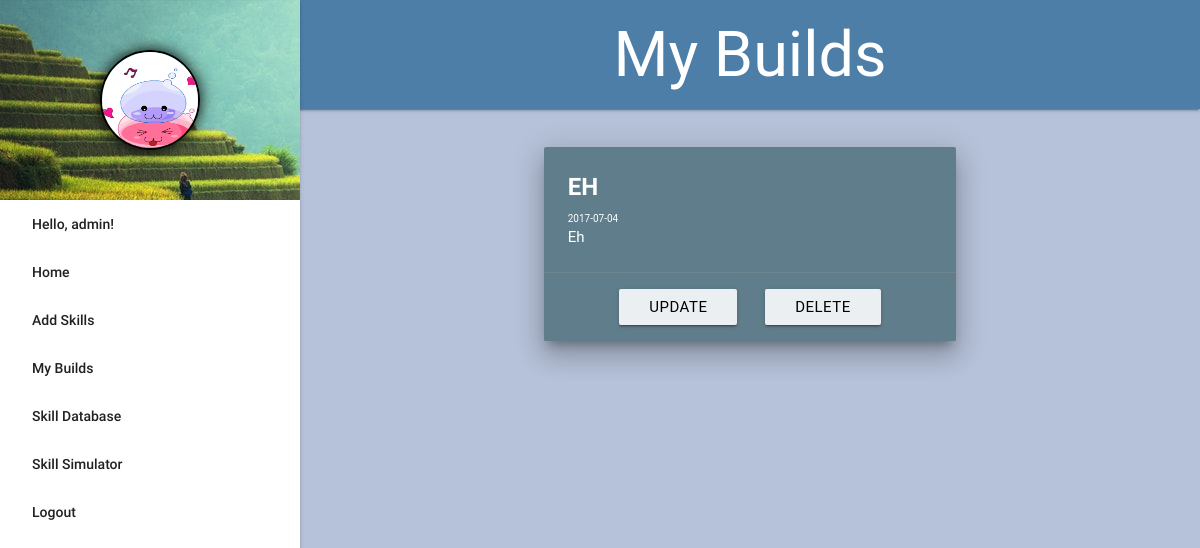
The page /my_builds.php (signed in) on the database as committed earlier.
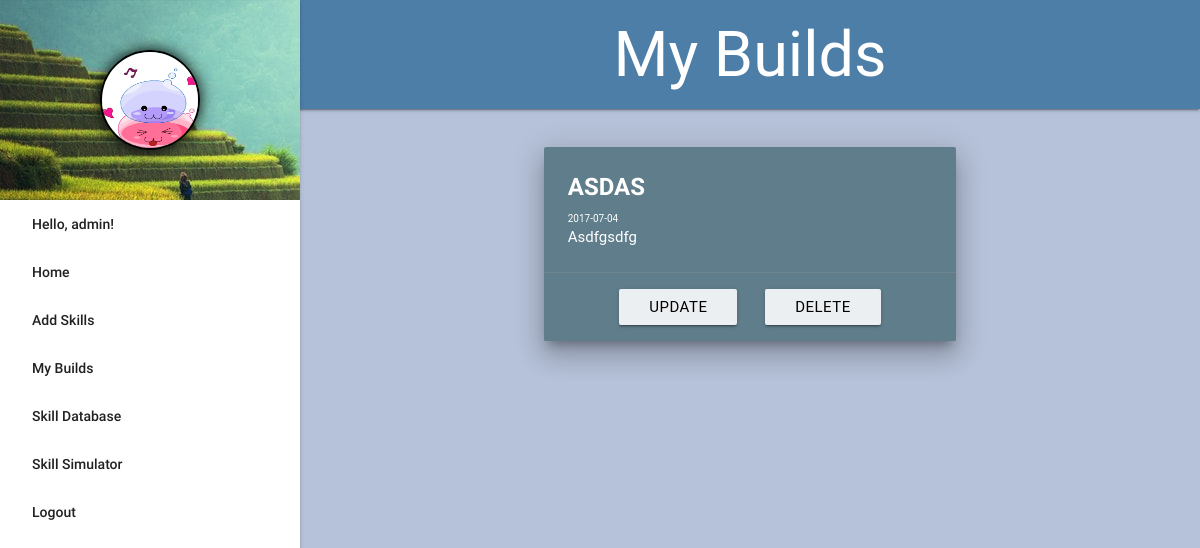
The same page on the database as committed later.
### tables this page shows
CREATE TABLE `builds` (
  `id` int(10) NOT NULL,
  `acct_id` int(10) DEFAULT NULL,
  `build_name` varchar(255) NOT NULL DEFAULT 'None',
  `build_description` varchar(255) NOT NULL DEFAULT 'None',
  `build_date` date DEFAULT NULL
);

### my_builds.php (the view, shortened to what this page needs)
<?php
function header_title(){
	echo 'My Builds';
};
function display_content(){
	global $conn;
	$acct_id = $_SESSION['id'];
	echo '<div class="container">
		<div class="row">
			<div class="col l8 m8 s12 offset-l2 offset-m2 margin-top" id="build-container">';
	$sql = "SELECT * FROM builds WHERE acct_id = '$acct_id'";
	$result = mysqli_query($conn, $sql);
	while($row = mysqli_fetch_assoc($result)){
		extract($row);
		echo "<a href='build.php?build_id=$id'>";
			echo '<div class="card blue-grey z-depth-5" id="buildCards">
				<div class="card-content white-text">
					<span class="card-title"><b>'.strtoupper($build_name).'</b></span>
					<p class="build-date">'.$build_date.'</p>
					<p>'.ucfirst($build_description).'</p>
				</div>
				<div class="card-action center-align">';
					echo "<button class='waves-effect waves-teal btn blue-grey lighten-5 black-text btn-hover-scale'>Update</button>
						<a href='#modal3' class='waves-effect waves-red btn blue-grey lighten-5 black-text btn-hover-scale' id='del".$id."' onclick='modal_pass(this.id)'>Delete</a>";
				echo '</div>
			</div>
		</a>';
	};
			echo '</div>
		</div>
	</div>
	<div id="modal3" class="modal">
		<div class="modal-content center-align">
			<h4>Are you sure you want to delete this build?</h4>
			<span id="delIdReceiver" style="display: none"></span>
		</div>
		<div class="modal-footer center-align">
			<button id="deleteBuildYes" class="btn">Yes</button>
			<button id="deleteBuildNo" class="btn">No</button>
		</div>
	</div>';
};
require_once 'template.php';
?>

Rows that differ between the two databases and show on the page:
removed builds: build_name "EH", build_date "2017-07-04", build_description "Eh"
added builds: build_name "ASDAS", build_date "2017-07-04", build_description "Asdfgsdfg"
